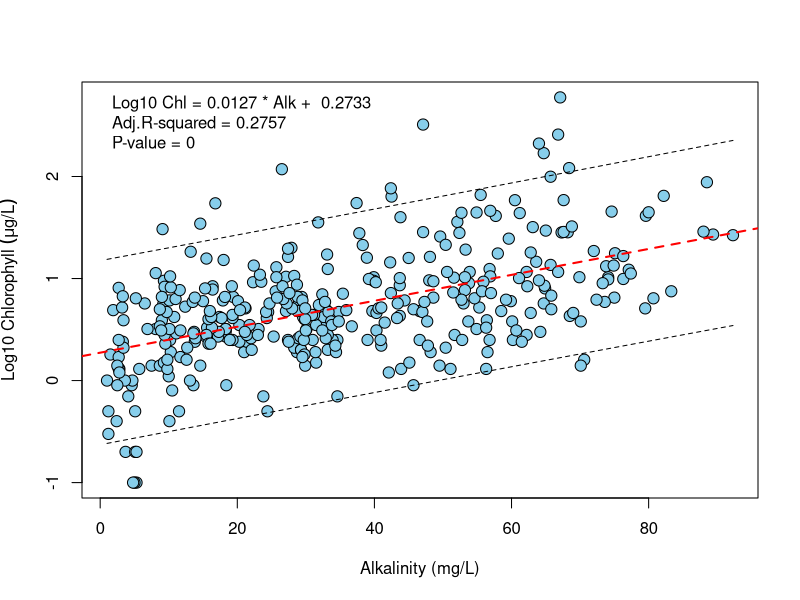
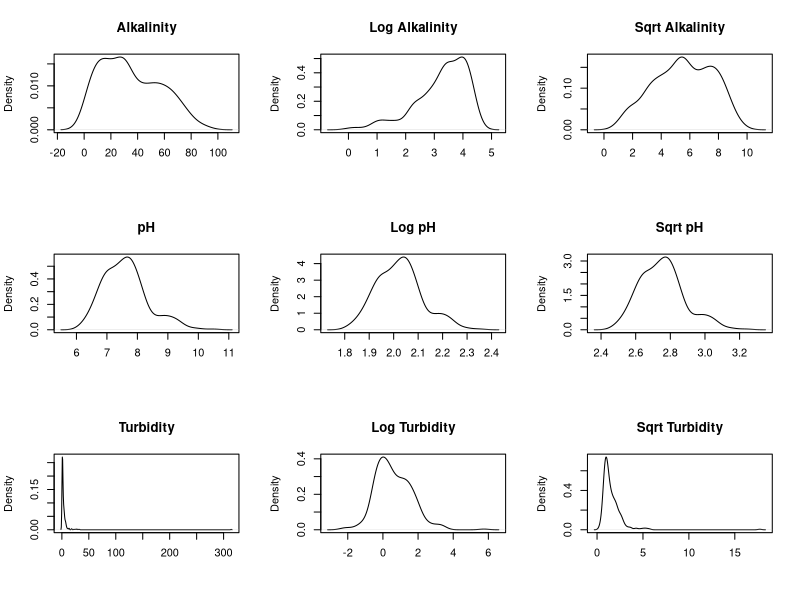
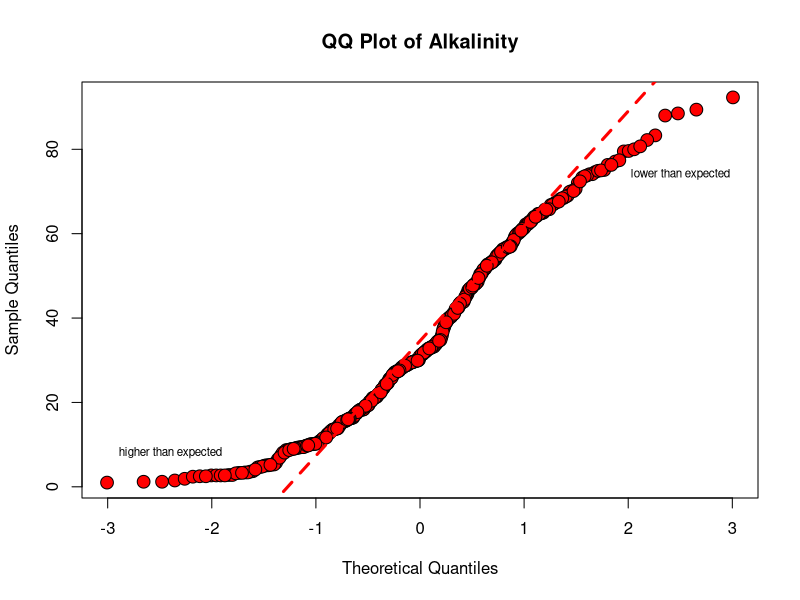
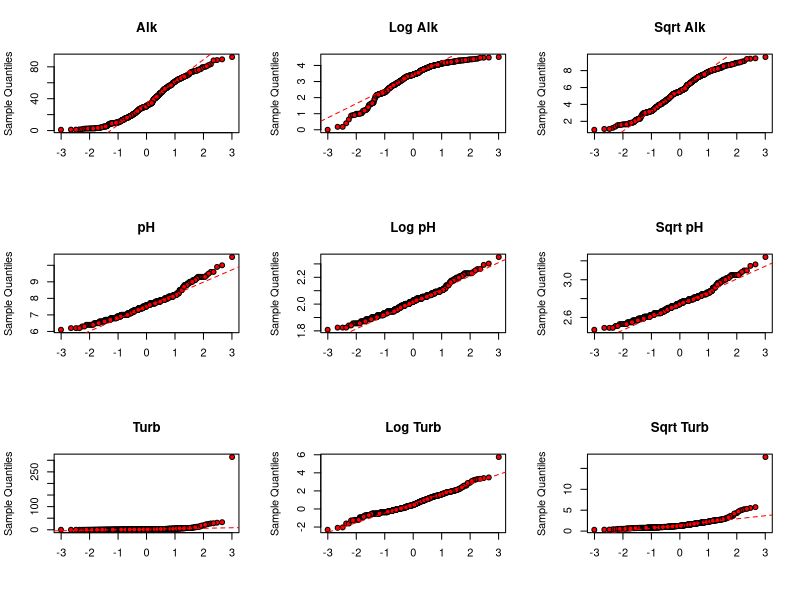

Write R code to recreate these figures, in order.
lakes = read.table("lakes.csv", T, sep=",")
attach(lakes)

### ADVANCED FIG 1 - regression with CI intervals; chl ~ alk
op=par(mfrow=c(1,1))

##### Step 1:  create linear model (chl ~ alk)
alkchl.lm = lm(log10(chl) ~ alk)

##### Step 2:  sort the x axis (unique values only)
alk.sort = sort(unique(alk))

##### Step 3:  use predict to predict chl ~ tp from linear model
pred.chl = predict(alkchl.lm, 
    newdata = data.frame(alk = alk.sort), int="pred")

##### Step 4:  plot original data and linear model
plot(log10(chl) ~ alk,
     xlab="Alkalinity (mg/L)",
     ylab=expression(paste("Log10 Chlorophyll " (mu * "g/L"))),
     pch=21, bg="skyblue", cex=1.5)
abline(alkchl.lm, lwd=2, lty=2, col="red")


##### Step 5:  add upper and lower CI
lines(alk.sort, pred.chl[,2], lty=2) #lower CI
lines(alk.sort, pred.chl[,3], lty=2) #upper CI

##### Step 6:  add a legend with the linear model statistics
legend(x="topleft", 
   c(paste("Log10 Chl =", round(alkchl.lm$coef[2],4), 
     "* Alk + ", round(alkchl.lm$coeff[1],4)),
    paste("Adj.R-squared =", round(summary(alkchl.lm)$adj.r.squared, 4)),
    paste("P-value =", round(summary(alkchl.lm)$coef[8], 4))),
    bty="n", cex=1) 
dev.print(postscript, "advanced1.ps", horizontal=F, paper="letter")


##### Adv figure #2:  multiple transformations
par(mfcol=c(3,3))
plot(density(alk), xlab="", main="Alkalinity")
plot(density(ph), xlab="", main="pH")
plot(density(turb), xlab="", main="Turbidity")

plot(density(log(alk)), xlab="", main="Log Alkalinity")
plot(density(log(ph)), xlab="", main="Log pH")
plot(density(log(turb)), xlab="", main="Log Turbidity")

plot(density(sqrt(alk)), xlab="", main="Sqrt Alkalinity")
plot(density(sqrt(ph)), xlab="", main="Sqrt pH")
plot(density(sqrt(turb)), xlab="", main="Sqrt Turbidity")
dev.print(postscript, "advanced2.ps", horizontal=F, paper="letter")


##### Adv figure #3:  QQ plots on transformed data
par(mfcol=c(1,1))
qqnorm(alk, pch=21, bg="red", cex=1.7,
       main="QQ Plot of Alkalinity")
text(x=2.5, y=74, "lower than expected", cex=0.7)
text(x=-2.4, y=8, "higher than expected", cex=0.7)
qqline(alk, lty=2, lwd=3, col="red")
dev.print(postscript, "advanced3.ps", horizontal=F, paper="letter")

par(mfcol=c(3,3))
qqnorm(alk, xlab="", main="Alk", pch=21, bg="red")
   qqline(alk, col="red", lty=2)
qqnorm(ph, xlab="", main="pH", pch=21, bg="red")
   qqline(ph, col="red", lty=2)
qqnorm(turb, xlab="", main="Turb", pch=21, bg="red")
   qqline(turb, col="red", lty=2)

qqnorm(log(alk), xlab="", main="Log Alk", pch=21, bg="red")
   qqline(log(alk), col="red", lty=2)
qqnorm(log(ph), xlab="", main="Log pH", pch=21, bg="red")
   qqline(log(ph), col="red", lty=2)
qqnorm(log(turb), xlab="", main="Log Turb", pch=21, bg="red")
   qqline(log(turb), col="red", lty=2)

qqnorm(sqrt(alk), xlab="", main="Sqrt Alk", pch=21, bg="red")
   qqline(sqrt(alk), col="red", lty=2)
qqnorm(sqrt(ph), xlab="", main="Sqrt pH", pch=21, bg="red")
   qqline(sqrt(ph), col="red", lty=2)
qqnorm(sqrt(turb), xlab="", main="Sqrt Turb", pch=21, bg="red")
   qqline(sqrt(turb), col="red", lty=2)

dev.print(postscript, "advanced4.ps", horizontal=F, paper="letter")

